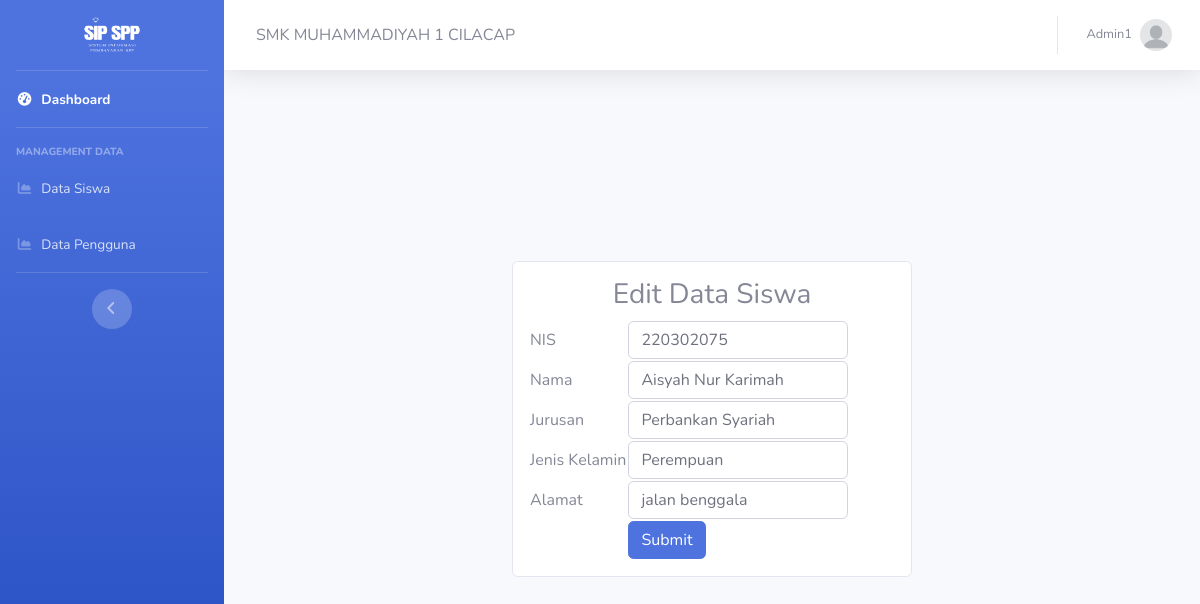
The page /views/siswa/edit.php?id_siswa=2 on the database its author committed.
### tables this page shows
CREATE TABLE `siswa` (
  `id_siswa` int NOT NULL,
  `nis` int NOT NULL,
  `nama_siswa` varchar(50) NOT NULL,
  `alamat` varchar(50) NOT NULL,
  `tgl_lahir` date DEFAULT NULL,
  `jenis_kelamin` varchar(15) NOT NULL,
  `nama_jurusan` varchar(30) NOT NULL,
  `foto` blob
);

### controllers/SiswaController.php (called while the page is built, shortened)
<?php
include_once '../../models/Siswa.php';
class SiswaController
{
    private $model;
    public function __construct($db)
    {
        $this->model = new Siswa($db);
    }
    public function getSiswaById($id_siswa)
    {
        return $this->model->getSiswaById($id_siswa);
    }
}

### models/Siswa.php (called while the page is built, shortened)
<?php
class Siswa
{
    private $koneksi;
    public function __construct($db)
    {
        $this->koneksi = $db;
    }
    public function getSiswaById($id_siswa){
        $query = "SELECT * FROM siswa where id_siswa= $id_siswa";
        $result = mysqli_query($this->koneksi, $query);
        return mysqli_fetch_assoc($result);
    }
}

### views/siswa/edit.php (the view, shortened to what this page needs)
<?php
require '../../index2.php';
include_once '../../config.php';
include_once '../../controllers/SiswaController.php';
$database = new database();
$db = $database->getKoneksi();
if (isset($_GET['id_siswa'])) {
    $id_siswa = $_GET['id_siswa'];
    $siswaController = new SiswaController($db);
    $x = $siswaController->getSiswaById($id_siswa);
}
?>
<body>
    <div class="card px-3 py-3" style="margin: 119px auto; padding: 20px; max-width:400px">
        <h3 class="text-center">Edit Data Siswa</h3>
        <form method="post" action="">
                <table>
                    <tr>
                        <td>NIS</td>
                        <td>
                            <input type="text" name="nis" value="<?php echo $x['nis'] ?>" class="form-control">
                        </td>
                    </tr>
                    <tr>
                        <td>Nama</td>
                        <td>
                            <input type="text" name="nama_siswa" value="<?php echo $x['nama_siswa'] ?>" class="form-control">
                        </td>
                    </tr>
                    <tr>
                        <td>Jurusan</td>
                        <td>
                            <input type="text" name="nama_jurusan" value="<?php echo $x['nama_jurusan'] ?>" class="form-control">
                        </td>
                    </tr>
                    <tr>
                        <td>Jenis Kelamin</td>
                        <td>
                            <input type="text" name="jenis_kelamin" value="<?php echo $x['jenis_kelamin'] ?>" class="form-control">
                        </td>
                    </tr>
                    <tr>
                        <td>Alamat</td>
                        <td>
                            <input type="text" name="alamat" value="<?php echo $x['alamat'] ?>" class="form-control">
                        </td>
                    </tr>
                    <tr>
                        <td></td>
                        <td>
                            <button type="submit" class="btn btn-primary" name="submit">Submit</button>
                        </td>
                    </tr>
                </table>
        </form>
    </div>
</body>

### rows shown on the page
siswa: nis "220302075", nama_siswa "Aisyah Nur Karimah", nama_jurusan "Perbankan Syariah", jenis_kelamin "Perempuan", alamat "jalan benggala"
